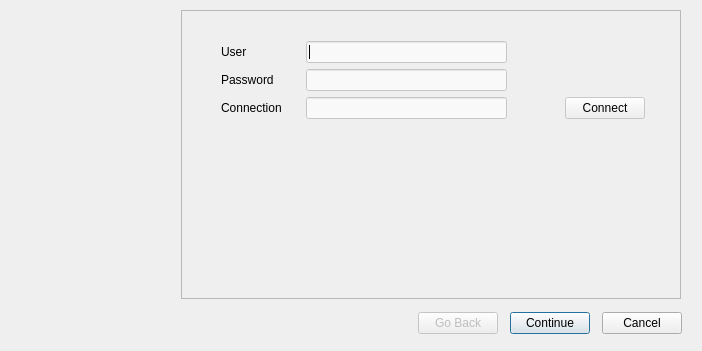
<?xml version="1.0" encoding="UTF-8"?>
<ui version="4.0">
 <class>LobWizard</class>
 <widget class="QWizard" name="LobWizard">
  <property name="geometry">
   <rect>
    <x>0</x>
    <y>0</y>
    <width>702</width>
    <height>351</height>
   </rect>
  </property>
  <property name="windowTitle">
   <string>LobWizard</string>
  </property>
  <property name="wizardStyle">
   <enum>QWizard::MacStyle</enum>
  </property>
  <widget class="QWizardPage" name="wizardPage">
   <widget class="QWidget" name="layoutWidget">
    <property name="geometry">
     <rect>
      <x>32</x>
      <y>23</y>
      <width>424</width>
      <height>123</height>
     </rect>
    </property>
    <layout class="QGridLayout" name="gridLayout">
     <item row="0" column="0">
      <widget class="QLabel" name="label_4">
       <property name="text">
        <string>User</string>
       </property>
      </widget>
     </item>
     <item row="0" column="1">
      <spacer name="horizontalSpacer">
       <property name="orientation">
        <enum>Qt::Horizontal</enum>
       </property>
       <property name="sizeHint" stdset="0">
        <size>
         <width>28</width>
         <height>20</height>
        </size>
       </property>
      </spacer>
     </item>
     <item row="0" column="2">
      <widget class="QLineEdit" name="userEdit"/>
     </item>
     <item row="1" column="0" colspan="2">
      <widget class="QLabel" name="label_5">
       <property name="text">
        <string>Password</string>
       </property>
      </widget>
     </item>
     <item row="1" column="2">
      <widget class="QLineEdit" name="passEdit">
       <property name="echoMode">
        <enum>QLineEdit::Password</enum>
       </property>
      </widget>
     </item>
     <item row="2" column="0" colspan="2">
      <widget class="QLabel" name="label_6">
       <property name="text">
        <string>Connection</string>
       </property>
      </widget>
     </item>
     <item row="2" column="2">
      <widget class="QLineEdit" name="connectionEdit">
       <property name="minimumSize">
        <size>
         <width>201</width>
         <height>0</height>
        </size>
       </property>
      </widget>
     </item>
     <item row="2" column="3">
      <spacer name="horizontalSpacer_2">
       <property name="orientation">
        <enum>Qt::Horizontal</enum>
       </property>
       <property name="sizeHint" stdset="0">
        <size>
         <width>28</width>
         <height>20</height>
        </size>
       </property>
      </spacer>
     </item>
     <item row="2" column="4">
      <widget class="QPushButton" name="connectButton">
       <property name="text">
        <string>Connect</string>
       </property>
      </widget>
     </item>
     <item row="3" column="0" colspan="5">
      <widget class="QLabel" name="connectedLabel">
       <property name="text">
        <string/>
       </property>
      </widget>
     </item>
    </layout>
   </widget>
  </widget>
  <widget class="QWizardPage" name="wizardPage1">
   <widget class="QWidget" name="layoutWidget">
    <property name="geometry">
     <rect>
      <x>20</x>
      <y>20</y>
      <width>440</width>
      <height>116</height>
     </rect>
    </property>
    <layout class="QGridLayout" name="gridLayout_2">
     <item row="0" column="0" rowspan="2">
      <layout class="QVBoxLayout" name="verticalLayout_3">
       <item>
        <widget class="QLabel" name="label">
         <property name="text">
          <string>Filename</string>
         </property>
        </widget>
       </item>
       <item>
        <widget class="QLabel" name="label_3">
         <property name="text">
          <string>Charset</string>
         </property>
        </widget>
       </item>
      </layout>
     </item>
     <item row="0" column="1" colspan="2">
      <layout class="QHBoxLayout" name="horizontalLayout">
       <item>
        <widget class="QLineEdit" name="filenameEdit">
         <property name="minimumSize">
          <size>
           <width>261</width>
           <height>22</height>
          </size>
         </property>
        </widget>
       </item>
       <item>
        <widget class="QToolButton" name="openButton">
         <property name="text">
          <string>...</string>
         </property>
        </widget>
       </item>
       <item>
        <widget class="QCheckBox" name="BinaryCheckBox">
         <property name="text">
          <string>Binary</string>
         </property>
        </widget>
       </item>
      </layout>
     </item>
     <item row="1" column="1">
      <widget class="QLineEdit" name="charsetEdit">
       <property name="minimumSize">
        <size>
         <width>261</width>
         <height>22</height>
        </size>
       </property>
       <property name="text">
        <string>UTF8</string>
       </property>
      </widget>
     </item>
     <item row="2" column="2">
      <layout class="QVBoxLayout" name="verticalLayout_4">
       <item>
        <widget class="QRadioButton" name="UploadRadioButton">
         <property name="text">
          <string>Upload</string>
         </property>
        </widget>
       </item>
       <item>
        <widget class="QRadioButton" name="DownloadRadioButton">
         <property name="text">
          <string>Download</string>
         </property>
         <property name="checked">
          <bool>true</bool>
         </property>
        </widget>
       </item>
      </layout>
     </item>
    </layout>
   </widget>
  </widget>
  <widget class="QWizardPage" name="wizardPage2">
   <widget class="QLabel" name="label_8">
    <property name="geometry">
     <rect>
      <x>53</x>
      <y>70</y>
      <width>104</width>
      <height>17</height>
     </rect>
    </property>
    <property name="text">
     <string>Unique Attribute</string>
    </property>
   </widget>
   <widget class="QLabel" name="label_9">
    <property name="geometry">
     <rect>
      <x>168</x>
      <y>70</y>
      <width>76</width>
      <height>17</height>
     </rect>
    </property>
    <property name="text">
     <string>Comparison</string>
    </property>
   </widget>
   <widget class="QLabel" name="label_10">
    <property name="geometry">
     <rect>
      <x>283</x>
      <y>70</y>
      <width>35</width>
      <height>17</height>
     </rect>
    </property>
    <property name="text">
     <string>Value</string>
    </property>
   </widget>
   <widget class="QWidget" name="">
    <property name="geometry">
     <rect>
      <x>50</x>
      <y>87</y>
      <width>422</width>
      <height>166</height>
     </rect>
    </property>
    <layout class="QGridLayout" name="gridLayout_3">
     <item row="0" column="0">
      <widget class="QComboBox" name="attComboBox_1">
       <property name="enabled">
        <bool>true</bool>
       </property>
      </widget>
     </item>
     <item row="0" column="1">
      <widget class="QComboBox" name="compComboBox_1">
       <property name="enabled">
        <bool>true</bool>
       </property>
      </widget>
     </item>
     <item row="0" column="2">
      <widget class="QLineEdit" name="valLineEdit_1">
       <property name="enabled">
        <bool>true</bool>
       </property>
      </widget>
     </item>
     <item row="0" column="3">
      <widget class="QToolButton" name="toolButton_1">
       <property name="text">
        <string>&gt;&gt;</string>
       </property>
      </widget>
     </item>
     <item row="1" column="0">
      <widget class="QComboBox" name="attComboBox_2">
       <property name="enabled">
        <bool>false</bool>
       </property>
      </widget>
     </item>
     <item row="1" column="1">
      <widget class="QComboBox" name="compComboBox_2">
       <property name="enabled">
        <bool>false</bool>
       </property>
      </widget>
     </item>
     <item row="1" column="2">
      <widget class="QLineEdit" name="valLineEdit_2">
       <property name="enabled">
        <bool>false</bool>
       </property>
      </widget>
     </item>
     <item row="1" column="3">
      <widget class="QToolButton" name="toolButton_2">
       <property name="text">
        <string>&gt;&gt;</string>
       </property>
      </widget>
     </item>
     <item row="2" column="0">
      <widget class="QComboBox" name="attComboBox_3">
       <property name="enabled">
        <bool>false</bool>
       </property>
      </widget>
     </item>
     <item row="2" column="1">
      <widget class="QComboBox" name="compComboBox_3">
       <property name="enabled">
        <bool>false</bool>
       </property>
      </widget>
     </item>
     <item row="2" column="2">
      <widget class="QLineEdit" name="valLineEdit_3">
       <property name="enabled">
        <bool>false</bool>
       </property>
      </widget>
     </item>
     <item row="2" column="3">
      <widget class="QToolButton" name="toolButton_3">
       <property name="text">
        <string>&gt;&gt;</string>
       </property>
      </widget>
     </item>
     <item row="3" column="0">
      <widget class="QComboBox" name="attComboBox_4">
       <property name="enabled">
        <bool>false</bool>
       </property>
      </widget>
     </item>
     <item row="3" column="1">
      <widget class="QComboBox" name="compComboBox_4">
       <property name="enabled">
        <bool>false</bool>
       </property>
      </widget>
     </item>
     <item row="3" column="2">
      <widget class="QLineEdit" name="valLineEdit_4">
       <property name="enabled">
        <bool>false</bool>
       </property>
      </widget>
     </item>
     <item row="3" column="3">
      <widget class="QToolButton" name="toolButton_4">
       <property name="text">
        <string>&gt;&gt;</string>
       </property>
      </widget>
     </item>
     <item row="4" column="0">
      <widget class="QComboBox" name="attComboBox_5">
       <property name="enabled">
        <bool>false</bool>
       </property>
      </widget>
     </item>
     <item row="4" column="1">
      <widget class="QComboBox" name="compComboBox_5">
       <property name="enabled">
        <bool>false</bool>
       </property>
      </widget>
     </item>
     <item row="4" column="2">
      <widget class="QLineEdit" name="valLineEdit_5">
       <property name="enabled">
        <bool>false</bool>
       </property>
      </widget>
     </item>
     <item row="4" column="3">
      <widget class="QToolButton" name="toolButton_5">
       <property name="text">
        <string>&gt;&gt;</string>
       </property>
      </widget>
     </item>
    </layout>
   </widget>
   <widget class="QWidget" name="">
    <property name="geometry">
     <rect>
      <x>50</x>
      <y>0</y>
      <width>324</width>
      <height>56</height>
     </rect>
    </property>
    <layout class="QGridLayout" name="gridLayout_4">
     <item row="0" column="0">
      <widget class="QLabel" name="label_11">
       <property name="text">
        <string>Schema</string>
       </property>
      </widget>
     </item>
     <item row="0" column="1">
      <widget class="QComboBox" name="schemaComboBox"/>
     </item>
     <item row="0" column="2">
      <widget class="QLabel" name="label_7">
       <property name="text">
        <string>Table</string>
       </property>
      </widget>
     </item>
     <item row="0" column="3">
      <widget class="QComboBox" name="tableComboBox"/>
     </item>
     <item row="1" column="0">
      <widget class="QLabel" name="label_12">
       <property name="text">
        <string>Lob</string>
       </property>
      </widget>
     </item>
     <item row="1" column="1">
      <widget class="QComboBox" name="lobComboBox"/>
     </item>
    </layout>
   </widget>
  </widget>
  <widget class="QWizardPage" name="wizardPage3">
   <widget class="QWidget" name="layoutWidget">
    <property name="geometry">
     <rect>
      <x>10</x>
      <y>0</y>
      <width>461</width>
      <height>194</height>
     </rect>
    </property>
    <layout class="QHBoxLayout" name="horizontalLayout_2">
     <item>
      <widget class="QTextEdit" name="SqlTextEdit"/>
     </item>
     <item>
      <widget class="QLabel" name="label_2">
       <property name="text">
        <string>SQL</string>
       </property>
      </widget>
     </item>
    </layout>
   </widget>
  </widget>
 </widget>
 <tabstops>
  <tabstop>filenameEdit</tabstop>
  <tabstop>openButton</tabstop>
  <tabstop>BinaryCheckBox</tabstop>
  <tabstop>charsetEdit</tabstop>
  <tabstop>UploadRadioButton</tabstop>
  <tabstop>DownloadRadioButton</tabstop>
 </tabstops>
 <resources/>
 <connections/>
</ui>
